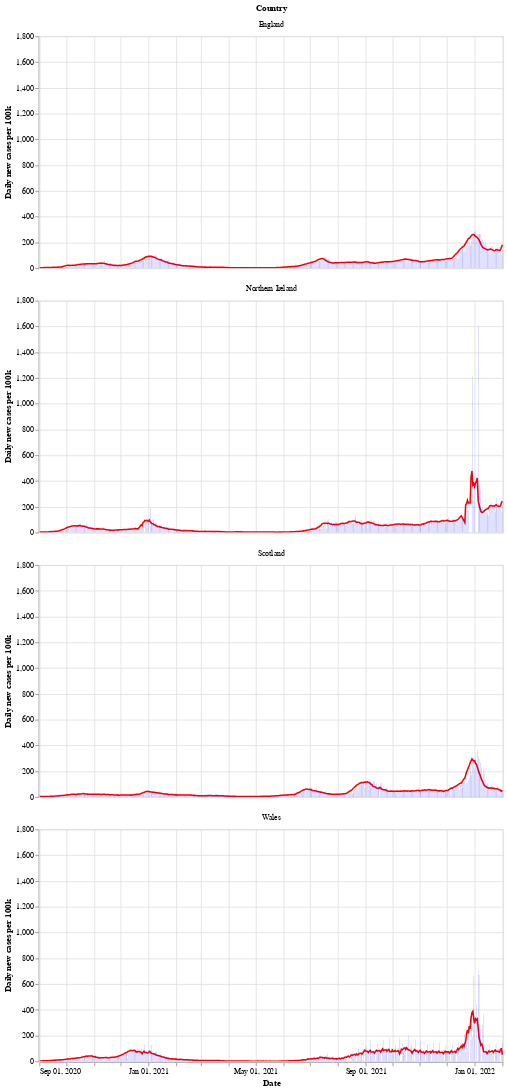

The code cell stored with this chart in its notebook:
### Markdown cell above
Next is a bar chart of the number of new cases in each country (per 100k population), with the 7 day moving average of cases. Again we see that Wales saw a longer period of raising and falling cases compared to the other countries.

After a period of cases falling, each nation is now seeing a rise in the number of cases - especially in Wales.

### Code cell
# collapse
bars = alt.Chart(uk_cases).mark_bar().encode(
    x=alt.X("yearmonthdate(date):T", axis=alt.Axis(title='Date')),
    y=alt.Y("newCasesRate:Q", axis=alt.Axis(title='Daily new cases per 100k')),
    tooltip='newCasesRate',
    color=alt.condition(
        alt.datum.dailyChange > 0,
        alt.value("orange"),  # The positive color
        alt.value("blue")  # The negative color
    )
).properties(title='New cases per 100k population with rolling 7 day average', width=600).interactive()
line = alt.Chart(uk_cases).mark_line(
    color='red',
    size=2,
).transform_window(
    rolling_mean='mean(newCasesRate)',
    frame=[0, 7],
    groupby=['areaName']
).encode(
    x='yearmonthdate(date):T',
    y='rolling_mean:Q'
)
alt.layer(line, bars, data=uk_cases).facet(alt.Row('areaName', title='Country'), columns=1)

### Figure 1 — Vega-Lite specification as saved in the notebook (floating-point values rounded to 4 significant figures; data arrays with more than 128 entries replaced by an {"elided": "..."} marker saying what was removed)
{"config": {"view": {"continuousWidth": 400, "continuousHeight": 300}}, "data": {"name": "data-20de5bbca9cf161d3a1236677a07a79a"}, "facet": {"type": "nominal", "field": "areaName", "title": "Country"}, "spec": {"layer": [{"mark": {"type": "line", "color": "red", "size": 2}, "encoding": {"x": {"type": "temporal", "field": "date", "timeUnit": "yearmonthdate"}, "y": {"type": "quantitative", "field": "rolling_mean"}}, "transform": [{"window": [{"op": "mean", "field": "newCasesRate", "as": "rolling_mean"}], "frame": [0, 7], "groupby": ["areaName"]}]}, {"mark": "bar", "encoding": {"color": {"condition": {"value": "orange", "test": "(datum.dailyChange > 0)"}, "value": "blue"}, "tooltip": {"type": "quantitative", "field": "newCasesRate"}, "x": {"type": "temporal", "axis": {"title": "Date"}, "field": "date", "timeUnit": "yearmonthdate"}, "y": {"type": "quantitative", "axis": {"title": "Daily new cases per 100k"}, "field": "newCasesRate"}}, "selection": {"selector002": {"type": "interval", "bind": "scales", "encodings": ["x", "y"]}}, "title": "New cases per 100k population with rolling 7 day average", "width": 600}]}, "columns": 1, "$schema": "https://vega.github.io/schema/vega-lite/v4.8.1.json", "datasets": {"data-20de5bbca9cf161d3a1236677a07a79a": {"elided": "2076 records"}}}
